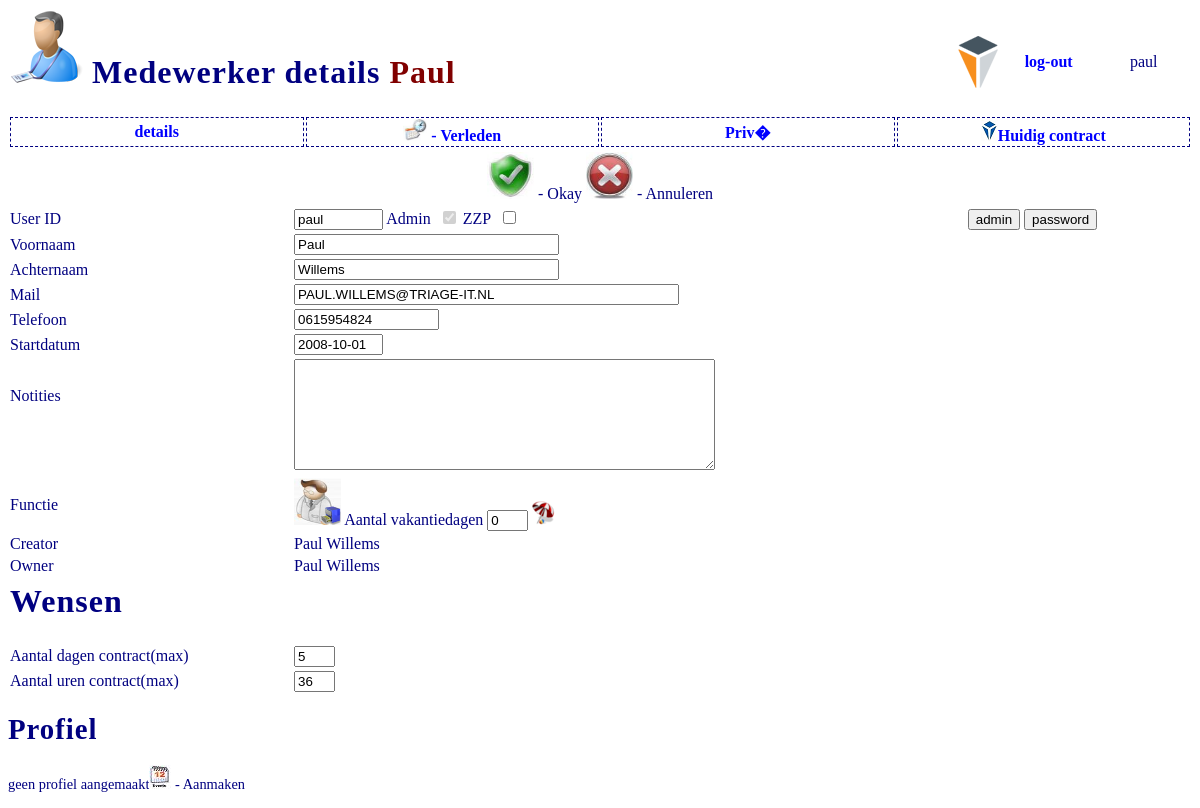
Page /files/crmmedewerkerdetail.php?EMPL_ID=1 (signed in) on the committed database.
### tables this page shows
CREATE TABLE `employee` (
  `EMPL_ID` int(11) NOT NULL DEFAULT '0',
  `FK_FUNCTION_ID` int(11) NOT NULL,
  `FK_COMPANY_ID` int(11) DEFAULT NULL,
  `EMPL_USERID` varchar(10) NOT NULL,
  `EMPL_FIRSTNAME` varchar(15) DEFAULT NULL,
  `EMPL_LASTNAME` varchar(30) DEFAULT NULL,
  `EMPL_MAIL` varchar(45) DEFAULT NULL,
  `EMPL_PHONE` varchar(15) DEFAULT NULL,
  `EMPL_PASSWORD` varchar(35) DEFAULT NULL,
  `EMPL_ADMIN` char(1) DEFAULT NULL,
  `EMPL_STATUS` char(1) DEFAULT NULL,
  `EMPL_ZZP` varchar(1) NOT NULL DEFAULT 'Y',
  `EMPL_RATE` int(5) DEFAULT NULL,
  `EMPL_NUMBER_HOLIDAYS` int(2) DEFAULT NULL,
  `EMPL_NOTES` varchar(255) DEFAULT NULL,
  `EMPL_PROFILE` text,
  `PRIVATE_ADDRESS` varchar(45) DEFAULT NULL,
  `PRIVATE_NUMBER` varchar(5) DEFAULT NULL,
  `PRIVATE_ZIPCODE` varchar(8) DEFAULT NULL,
  `PRIVATE_CITY` varchar(45) DEFAULT NULL,
  `PRIVATE_PHONE` varchar(15) DEFAULT NULL,
  `PRIVATE_MOBILE` varchar(15) DEFAULT NULL,
  `PRIVATE_MAIL` varchar(45) DEFAULT NULL,
  `PRIVATE_BIRTHDAY` date DEFAULT NULL,
  `EMPL_START_DATE` date DEFAULT NULL,
  `EMPL_END_DATE` date DEFAULT NULL,
  `MAX_NUMBER_DAYS` int(11) DEFAULT '5',
  `MAX_NUMBER_HOURS` int(11) DEFAULT '40',
  `EMPL_CREATION_DATE` date NOT NULL,
  `EMPL_CREATOR` int(11) NOT NULL,
  `EMPL_OWNER` int(11) NOT NULL
);

### files/crmmedewerkerdetail.php (the view, shortened to what this page needs)
<?php
$inlognaam = $_SESSION['userinfo'] ;
if (isset($_GET['EMPL_ID'])) {
    $emplid = $_GET['EMPL_ID'];
$sql  = "SELECT * FROM employee WHERE EMPL_ID ='$emplid' ;";
$resultaat = mysql_query($sql);
while ($rij = mysql_fetch_assoc($resultaat)) {
$empluseridorg = $rij['EMPL_USERID'];
$oldemplfirstname = $rij['EMPL_FIRSTNAME'];
$oldempllastname = $rij['EMPL_LASTNAME'];
$oldemplmail = $rij['EMPL_MAIL'];
$oldemplphone = $rij['EMPL_PHONE'];
$oldempladmin = $rij['EMPL_ADMIN'];
$emplzzp = $rij['EMPL_ZZP'];
$oldemplnumberofholidays = $rij['EMPL_NUMBER_HOLIDAYS'];
$oldemplnotes = $rij['EMPL_NOTES'];
$oldemplstartdate = $rij['EMPL_START_DATE'];
$emplcreator = $rij['EMPL_CREATOR'];
$emplowner = $rij['EMPL_OWNER'];
$oldmaxnumberdays = $rij['MAX_NUMBER_DAYS'];
$oldmaxnumberhours = $rij['MAX_NUMBER_HOURS'];
$sqlcreator = "SELECT * FROM employee WHERE EMPL_ID ='$emplcreator' ;";
$resultcreator = mysql_query ($sqlcreator);
while ($rijcreator = mysql_fetch_assoc($resultcreator)) {
$creatorlastname = $rijcreator['EMPL_LASTNAME'];
$creatorfirstname = $rijcreator['EMPL_FIRSTNAME'];
}
$sqlowner = "SELECT * FROM employee WHERE EMPL_ID ='$emplowner' ;";
$resultowner = mysql_query ($sqlowner);
while ($rijowner = mysql_fetch_assoc($resultowner)) {
$ownerlastname = $rijowner['EMPL_LASTNAME'];
$ownerfirstname = $rijowner['EMPL_FIRSTNAME'];
}
}
}
?>
<html>
<head>
 <link rel="stylesheet" type="text/css" href="main.css" />
</head>
<table border="0" width="100%" id="table1">
	<tr>
		<td colspan="2"><h1><a href="crmmedewerkerlijst.php"><img border="0" src="images/medewerker_groot.png" width="72" height="72"></a>   Medewerker details  <font color="#800000"><?php echo $oldemplfirstname; ?></font> </h1></td>
		<td rowspan="2">
		<p align="center">
		<a target="_self" href="crmadmin.php">
		<img border="0" src="images/triage.png" ></a></td>
		<td><a target="_self" href="logout.php">log-out</a></td>
		<td><?php echo $inlognaam; ?></td>
	</tr>
</table>
<table border="0" align="center"  width="100%" id="details">
	<tr>
  		<td width="25%" align="center" bordercolor="#800080" style="border-style: dashed; border-width: 1px">
        <?php
        echo '<a href="crmmedewerkerdetail.php?EMPL_ID=' . $emplid . '">';
         echo 'details';
         echo '</a>';
         ?></td>
		<td width="25%" align="center" bordercolor="#800080" style="border-style: dashed; border-width: 1px">
      <?php
    echo '<a href="crmmedewerkerhistory.php?EMPL_ID=' . $emplid . '">';
    echo '<img border="0" src="images/history.JPG" width="24" height="22" > - Verleden  ';
    echo '</a>';
    ?>
              </td>
        <td width="25%" align="center" bordercolor="#800080" style="border-style: dashed; border-width: 1px">
        <?php
    echo '<a href="crmmedewerkerprive.php?EMPL_ID=' . $emplid . '">';
    echo 'Priv�  ';
    echo '</a>';
    ?>
              </td>
        <td width="25%" align="center" bordercolor="#800080" style="border-style: dashed; border-width: 1px">
         <?php
    echo '<a href="crmmedewerkercontract.php?EMPL_ID=' . $emplid . '">';
    echo '<img border="0" src="images/triage_small.png">';
    echo 'Huidig contract  ';
    echo '</a>';
    ?>
        </td>
	</tr>
</table>
<form action="<?php echo $_SERVER['PHP_SELF']; ?>" method="post">
<table border="0" align="center" >
	<tr>
		<td>
        <input class="knop" name="submit" type="image" src="images/okay_groot.jpg"  width="47" height="47" value="Okay"> - Okay
        </td>
		<td>
        <input class="knop" name="submit" type="image" src="images/cancel_groot.jpg"  width="47" height="47" value="Annuleren"> - Annuleren
        </td>
	</tr>
</table>
<table border="0" cellpadding="2" cellspacing="0" width="100%">
	<tr>
      	<td>User ID</td>
      	<td colspan="3">
		<input type="text" name="EMPL_USERID" size="8" value="<?php echo $empluseridorg;?>"> Admin&nbsp;
			<input type="checkbox" name="EMPL_ADMIN" size="1"
            <?php
			if ($oldempladmin == 'Y'){
              echo 'checked';
            }
            ?>
             disabled="true"
            >
            ZZP&nbsp;
			<input type="checkbox" name="EMPL_ZZP" size="1"
            <?php
			if ($emplzzp == 'Y'){
              echo 'checked';
            }
            ?>
            >
        <input type="hidden" name="EMPL_ID" size="8" value="<?php echo $emplid;?>"></td>
      	<td>
      	<input class="knop" name="submit" type="submit" value="admin">
		<input class="knop" name="submit" type="submit" value="password"> </td>
      	<td>
		&nbsp;</td>
  	</tr>
	<tr>
      	<td>Voornaam</td>
      	<td colspan="3">
		<input type="text" name="EMPL_FIRSTNAME" size="30" value="<?php echo $oldemplfirstname;?>">
        <input type="hidden" name="OLD_EMPL_FIRSTNAME" size="30" value="<?php echo $oldemplfirstname;?>"> </td>
      	<td>
		</td>
      	<td>
		&nbsp;</td>
  	</tr>
	<tr>
      	<td>Achternaam</td>
      	<td colspan="3">
        <input type="text" name="EMPL_LASTNAME" size="30" value="<?php echo $oldempllastname;?>">
		<input type="hidden" name="OLD_EMPL_LASTNAME" size="30" value="<?php echo $oldempllastname;?>"> </td>
      	<td>
		</td>
      	<td>
		&nbsp;</td>
  	</tr>
      <tr>
      	<td>Mail</td>
      	<td colspan="3">
		<input type="text" name="EMPL_MAIL" size="45" value="<?php echo $oldemplmail;?>">
        <input type="hidden" name="OLD_EMPL_MAIL" size="45" value="<?php echo $oldemplmail;?>"></td>
      	<td>
		&nbsp;</td>
      	<td>
		&nbsp;</td>
  	</tr>
	<tr>
      	<td>Telefoon</td>
      	<td>
          <input type="text" name="EMPL_PHONE" size="15" value="<?php echo $oldemplphone;?>">
          <input type="hidden" name="OLD_EMPL_PHONE" size="15" value="<?php echo $oldemplphone;?>"></td>
      	<td>
          </td>
      	<td>
			</td>
      	<td>
      	&nbsp;</td>
      	<td>
          &nbsp;</td>
  	</tr>
	<tr>
      	<td>Startdatum</td>
      	<td>
          <input type="text" name="EMPL_START_DATE" size="8" value="<?php echo $oldemplstartdate;?>">
          </td>
      	<td><input type="hidden" name="OLD_EMPL_START_DATE" value="<?php echo $oldemplstartdate;?>">
          </td>
      	<td>
			</td>
      	<td>
      	&nbsp;</td>
      	<td>
          &nbsp;</td>
  	</tr>
    		<tr>
		<td>Notities</td>
	      <td rowspan="4" colspan="3">
			<textarea rows="7" cols="50" name="EMPL_NOTES" ><?php echo $oldemplnotes;?></textarea>
            <input type="hidden" name="OLD_EMPL_NOTES" value="<?php echo $oldemplnotes;?>">&nbsp; </td>
	      <td rowspan="4">&nbsp;</td>
	      <td rowspan="4">&nbsp;</td>
    	</tr>
    	<tr>
		<td></td>
		<td></td>
    	</tr>
    	    	<tr>
		<td></td>
		<td></td>
    	</tr>
            	    	<tr>
		<td></td>
		<td></td>
    	</tr>
     <tr>
		<td>Functie</td>
        <td align="left" nowrap colspan="3">
        <?php
echo '<a href="crmfunctieselect.php?EMPL_ID=' . $emplid . '&ROUTE=2">';
echo '<img border="0" src="images/functie_select.png"  width="47" height="47"  >';
echo '</a>';
?>
Aantal vakantiedagen   <input type="text" name="EMPL_NUMBER_OF_HOLIDAYS" size="2" value="<?php echo $oldemplnumberofholidays;?>">
<a href="crmvakantiemedewerker.php?EMPL_ID=<?php echo $emplid;?>"><img border="0" src="images/vakantie_klein.png"></a></td>
    	</tr>
	<tr>
		<td>Creator</td>
   		<td><input type="hidden" name="EMPL_CREATOR" size="1" value="<?php echo $emplcreator;?>">
           <?php
           echo $creatorfirstname.' '.$creatorlastname ;
           ?></td>
   	</tr>
   		<tr>
		<td>Owner</td>
   		<td><input type="hidden" name="EMPL_OWNER" size="1" value="<?php echo $emplowner;?>">
           <?php
           echo $ownerfirstname.' '.$ownerlastname ;
           ?></td>
   	</tr>
    	<tr>
		<td></td>
		<td></td>
    	</tr>
	<tr>
      	<td><h1>Wensen</h1></td>
      	<td >
        </td>
      	<td>
		</td>
      	<td>
		&nbsp;</td>
  	</tr>
	<tr>
      	<td>Aantal dagen contract(max)</td>
      	<td colspan="3">
		<input type="text" name="MAX_NUMBER_DAYS" size="2" value="<?php echo $oldmaxnumberdays;?>"> </td>
      	<td>
		</td>
      	<td>
		&nbsp;</td>
  	</tr>
	<tr>
      	<td>Aantal uren contract(max)</td>
      	<td colspan="3">
		<input type="text" name="MAX_NUMBER_HOURS" size="2" value="<?php echo $oldmaxnumberhours;?>"> </td>
      	<td>
		</td>
      	<td>
		&nbsp;</td>
  	</tr>
  </table>
<h1>Profiel</h1>
<?php
$sqlprof  = "SELECT * FROM profile WHERE FK_EMPL_ID = '$emplid';";
$prof = mysql_query($sqlprof);
$result = mysql_num_rows($prof);
if ($result == 0){
echo 'geen profiel aangemaakt';
echo '<input class="knop" name="submit" type="image" src="images/Calender_klein.jpg" value="Kalender"> - Aanmaken';
}
?>
</form>

### files/main.css (style rules this page uses)
a { color : blue; font-weight : bold; text-decoration : none; }
p { color: blue; }
h1, h2, h3, h4 { font-family : Century Gothic; font-weight : bold; letter-spacing : 1px; color : #000080; }

### rows in the picture
employee: EMPL_FIRSTNAME "Paul", EMPL_USERID "paul", EMPL_ADMIN "☑", EMPL_LASTNAME "Willems", EMPL_MAIL "PAUL.WILLEMS@TRIAGE-IT.NL", EMPL_PHONE "0615954824", EMPL_START_DATE "2008-10-01", EMPL_NUMBER_OF_HOLIDAYS "0", MAX_NUMBER_DAYS "5", MAX_NUMBER_HOURS "36"

### other values in the picture
$inlognaam "paul"
